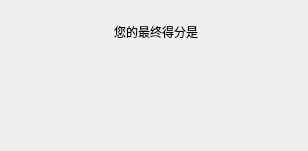
<?xml version="1.0" encoding="UTF-8"?>
<ui version="4.0">
 <class>gameOver</class>
 <widget class="QWidget" name="gameOver">
  <property name="geometry">
   <rect>
    <x>0</x>
    <y>0</y>
    <width>308</width>
    <height>151</height>
   </rect>
  </property>
  <property name="windowTitle">
   <string>summary</string>
  </property>
  <widget class="QWidget" name="">
   <property name="geometry">
    <rect>
     <x>0</x>
     <y>20</y>
     <width>311</width>
     <height>24</height>
    </rect>
   </property>
   <layout class="QHBoxLayout" name="horizontalLayout">
    <item>
     <spacer name="horizontalSpacer">
      <property name="orientation">
       <enum>Qt::Horizontal</enum>
      </property>
      <property name="sizeHint" stdset="0">
       <size>
        <width>40</width>
        <height>20</height>
       </size>
      </property>
     </spacer>
    </item>
    <item>
     <widget class="QLabel" name="gameOverLable">
      <property name="text">
       <string>您的最终得分是</string>
      </property>
     </widget>
    </item>
    <item>
     <spacer name="horizontalSpacer_2">
      <property name="orientation">
       <enum>Qt::Horizontal</enum>
      </property>
      <property name="sizeHint" stdset="0">
       <size>
        <width>40</width>
        <height>20</height>
       </size>
      </property>
     </spacer>
    </item>
   </layout>
  </widget>
 </widget>
 <resources/>
 <connections/>
</ui>
